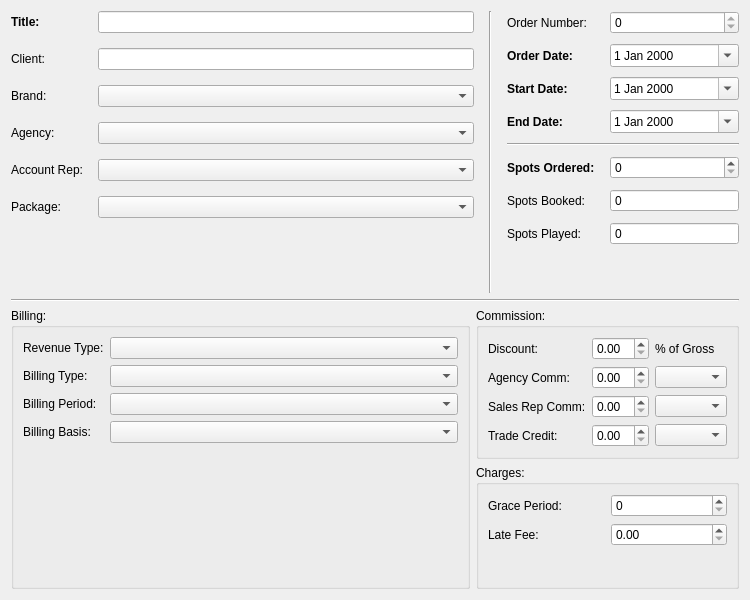
<?xml version="1.0" encoding="UTF-8"?>
<ui version="4.0">
 <class>OrderForm</class>
 <widget class="QWidget" name="OrderForm">
  <property name="geometry">
   <rect>
    <x>0</x>
    <y>0</y>
    <width>750</width>
    <height>600</height>
   </rect>
  </property>
  <property name="sizePolicy">
   <sizepolicy hsizetype="Expanding" vsizetype="Expanding">
    <horstretch>1</horstretch>
    <verstretch>1</verstretch>
   </sizepolicy>
  </property>
  <property name="minimumSize">
   <size>
    <width>750</width>
    <height>580</height>
   </size>
  </property>
  <property name="maximumSize">
   <size>
    <width>760</width>
    <height>600</height>
   </size>
  </property>
  <property name="windowTitle">
   <string>Form</string>
  </property>
  <layout class="QVBoxLayout" name="verticalLayout_5" stretch="1,0,1">
   <property name="sizeConstraint">
    <enum>QLayout::SetNoConstraint</enum>
   </property>
   <item>
    <layout class="QHBoxLayout" name="horizontalLayout" stretch="2,0,1">
     <property name="spacing">
      <number>15</number>
     </property>
     <property name="rightMargin">
      <number>0</number>
     </property>
     <item>
      <layout class="QGridLayout" name="gridLayout_3">
       <item row="0" column="1">
        <widget class="QLineEdit" name="edtTitle"/>
       </item>
       <item row="3" column="1">
        <widget class="QComboBox" name="cbAgency"/>
       </item>
       <item row="4" column="1">
        <widget class="QComboBox" name="cbAccountRep"/>
       </item>
       <item row="0" column="0">
        <widget class="QLabel" name="label">
         <property name="font">
          <font>
           <bold>true</bold>
          </font>
         </property>
         <property name="text">
          <string>Title:</string>
         </property>
        </widget>
       </item>
       <item row="1" column="0">
        <widget class="QLabel" name="label_3">
         <property name="text">
          <string>Client:</string>
         </property>
        </widget>
       </item>
       <item row="3" column="0">
        <widget class="QLabel" name="label_10">
         <property name="text">
          <string>Agency:</string>
         </property>
        </widget>
       </item>
       <item row="1" column="1">
        <widget class="QLineEdit" name="edtClient">
         <property name="readOnly">
          <bool>true</bool>
         </property>
        </widget>
       </item>
       <item row="2" column="0">
        <widget class="QLabel" name="label_9">
         <property name="text">
          <string>Brand:</string>
         </property>
        </widget>
       </item>
       <item row="2" column="1">
        <widget class="QComboBox" name="cbBrand"/>
       </item>
       <item row="5" column="0">
        <widget class="QLabel" name="label_7">
         <property name="text">
          <string>Package:</string>
         </property>
        </widget>
       </item>
       <item row="4" column="0">
        <widget class="QLabel" name="label_16">
         <property name="text">
          <string>Account Rep:</string>
         </property>
        </widget>
       </item>
       <item row="5" column="1">
        <widget class="QComboBox" name="cbPackage"/>
       </item>
       <item row="6" column="1">
        <spacer name="verticalSpacer_3">
         <property name="orientation">
          <enum>Qt::Vertical</enum>
         </property>
         <property name="sizeHint" stdset="0">
          <size>
           <width>20</width>
           <height>40</height>
          </size>
         </property>
        </spacer>
       </item>
      </layout>
     </item>
     <item>
      <layout class="QVBoxLayout" name="verticalLayout_6">
       <item>
        <widget class="Line" name="line_3">
         <property name="orientation">
          <enum>Qt::Vertical</enum>
         </property>
        </widget>
       </item>
      </layout>
     </item>
     <item>
      <layout class="QGridLayout" name="gridLayout_2" columnstretch="0,1" columnminimumwidth="0,0">
       <property name="verticalSpacing">
        <number>10</number>
       </property>
       <item row="1" column="1">
        <widget class="QDateEdit" name="dtOrderDate">
         <property name="calendarPopup">
          <bool>true</bool>
         </property>
        </widget>
       </item>
       <item row="5" column="1">
        <widget class="QSpinBox" name="sbSOrdered">
         <property name="maximum">
          <number>9999</number>
         </property>
        </widget>
       </item>
       <item row="3" column="0">
        <widget class="QLabel" name="label_6">
         <property name="font">
          <font>
           <bold>true</bold>
          </font>
         </property>
         <property name="text">
          <string>End Date:</string>
         </property>
        </widget>
       </item>
       <item row="1" column="0">
        <widget class="QLabel" name="label_4">
         <property name="font">
          <font>
           <bold>true</bold>
          </font>
         </property>
         <property name="text">
          <string>Order Date:</string>
         </property>
        </widget>
       </item>
       <item row="7" column="1">
        <widget class="QSpinBox" name="sbSPlayed">
         <property name="readOnly">
          <bool>true</bool>
         </property>
         <property name="buttonSymbols">
          <enum>QAbstractSpinBox::NoButtons</enum>
         </property>
         <property name="maximum">
          <number>9999</number>
         </property>
        </widget>
       </item>
       <item row="0" column="1">
        <widget class="QSpinBox" name="sbOrderNumber">
         <property name="readOnly">
          <bool>true</bool>
         </property>
         <property name="maximum">
          <number>99999999</number>
         </property>
        </widget>
       </item>
       <item row="6" column="1">
        <widget class="QSpinBox" name="sbSBooked">
         <property name="readOnly">
          <bool>true</bool>
         </property>
         <property name="buttonSymbols">
          <enum>QAbstractSpinBox::NoButtons</enum>
         </property>
         <property name="maximum">
          <number>9999</number>
         </property>
        </widget>
       </item>
       <item row="2" column="1">
        <widget class="QDateEdit" name="dtStartDate">
         <property name="calendarPopup">
          <bool>true</bool>
         </property>
        </widget>
       </item>
       <item row="7" column="0">
        <widget class="QLabel" name="label_13">
         <property name="text">
          <string>Spots Played:</string>
         </property>
        </widget>
       </item>
       <item row="5" column="0">
        <widget class="QLabel" name="label_11">
         <property name="font">
          <font>
           <bold>true</bold>
          </font>
         </property>
         <property name="text">
          <string>Spots Ordered:</string>
         </property>
        </widget>
       </item>
       <item row="2" column="0">
        <widget class="QLabel" name="label_5">
         <property name="font">
          <font>
           <bold>true</bold>
          </font>
         </property>
         <property name="text">
          <string>Start Date:</string>
         </property>
        </widget>
       </item>
       <item row="0" column="0">
        <widget class="QLabel" name="label_2">
         <property name="text">
          <string>Order Number:</string>
         </property>
        </widget>
       </item>
       <item row="3" column="1">
        <widget class="QDateEdit" name="dtEndDate">
         <property name="calendarPopup">
          <bool>true</bool>
         </property>
        </widget>
       </item>
       <item row="4" column="0" colspan="2">
        <widget class="Line" name="line">
         <property name="orientation">
          <enum>Qt::Horizontal</enum>
         </property>
        </widget>
       </item>
       <item row="6" column="0">
        <widget class="QLabel" name="label_12">
         <property name="text">
          <string>Spots Booked:</string>
         </property>
        </widget>
       </item>
       <item row="8" column="0">
        <spacer name="verticalSpacer_4">
         <property name="orientation">
          <enum>Qt::Vertical</enum>
         </property>
         <property name="sizeHint" stdset="0">
          <size>
           <width>20</width>
           <height>40</height>
          </size>
         </property>
        </spacer>
       </item>
      </layout>
     </item>
    </layout>
   </item>
   <item>
    <layout class="QHBoxLayout" name="horizontalLayout_3">
     <item>
      <widget class="Line" name="line_2">
       <property name="orientation">
        <enum>Qt::Horizontal</enum>
       </property>
      </widget>
     </item>
    </layout>
   </item>
   <item>
    <layout class="QHBoxLayout" name="horizontalLayout_2">
     <item>
      <widget class="QGroupBox" name="groupBox">
       <property name="title">
        <string>Billing:</string>
       </property>
       <layout class="QVBoxLayout" name="verticalLayout">
        <item>
         <layout class="QGridLayout" name="gridLayout_4" columnstretch="0,1">
          <item row="0" column="1">
           <widget class="QComboBox" name="cbRevenueType"/>
          </item>
          <item row="3" column="0">
           <widget class="QLabel" name="label_17">
            <property name="text">
             <string>Billing Basis:</string>
            </property>
           </widget>
          </item>
          <item row="2" column="1">
           <widget class="QComboBox" name="cbBillingPeriod"/>
          </item>
          <item row="3" column="1">
           <widget class="QComboBox" name="cbBillingBasis"/>
          </item>
          <item row="0" column="0">
           <widget class="QLabel" name="label_8">
            <property name="text">
             <string>Revenue Type:</string>
            </property>
           </widget>
          </item>
          <item row="1" column="0">
           <widget class="QLabel" name="label_14">
            <property name="text">
             <string>Billing Type:</string>
            </property>
           </widget>
          </item>
          <item row="1" column="1">
           <widget class="QComboBox" name="cbBillingType"/>
          </item>
          <item row="2" column="0">
           <widget class="QLabel" name="label_15">
            <property name="text">
             <string>Billing Period:</string>
            </property>
           </widget>
          </item>
         </layout>
        </item>
        <item>
         <spacer name="verticalSpacer">
          <property name="orientation">
           <enum>Qt::Vertical</enum>
          </property>
          <property name="sizeHint" stdset="0">
           <size>
            <width>20</width>
            <height>40</height>
           </size>
          </property>
         </spacer>
        </item>
       </layout>
      </widget>
     </item>
     <item>
      <layout class="QVBoxLayout" name="verticalLayout_4">
       <item>
        <widget class="QGroupBox" name="groupBox_2">
         <property name="title">
          <string>Commission:</string>
         </property>
         <layout class="QVBoxLayout" name="verticalLayout_2">
          <item>
           <layout class="QGridLayout" name="gridLayout_5">
            <item row="3" column="1">
             <widget class="QDoubleSpinBox" name="sbTradeCredit"/>
            </item>
            <item row="2" column="2">
             <widget class="QComboBox" name="cbSaleRepCommType"/>
            </item>
            <item row="1" column="2">
             <widget class="QComboBox" name="cbAgencyCommType"/>
            </item>
            <item row="3" column="0">
             <widget class="QLabel" name="label_20">
              <property name="text">
               <string>Trade Credit:</string>
              </property>
             </widget>
            </item>
            <item row="1" column="0">
             <widget class="QLabel" name="label_18">
              <property name="text">
               <string>Agency Comm:</string>
              </property>
             </widget>
            </item>
            <item row="1" column="1">
             <widget class="QDoubleSpinBox" name="sbAgencyComm"/>
            </item>
            <item row="2" column="0">
             <widget class="QLabel" name="label_19">
              <property name="text">
               <string>Sales Rep Comm:</string>
              </property>
             </widget>
            </item>
            <item row="3" column="2">
             <widget class="QComboBox" name="cbTradeCreditType"/>
            </item>
            <item row="2" column="1">
             <widget class="QDoubleSpinBox" name="sbSaleRepComm"/>
            </item>
            <item row="0" column="0">
             <widget class="QLabel" name="label_21">
              <property name="text">
               <string>Discount:</string>
              </property>
             </widget>
            </item>
            <item row="0" column="1">
             <widget class="QDoubleSpinBox" name="sbDiscount"/>
            </item>
            <item row="0" column="2">
             <widget class="QLabel" name="label_22">
              <property name="text">
               <string>% of Gross</string>
              </property>
             </widget>
            </item>
           </layout>
          </item>
         </layout>
        </widget>
       </item>
       <item>
        <widget class="QGroupBox" name="groupBox_3">
         <property name="title">
          <string>Charges:</string>
         </property>
         <layout class="QVBoxLayout" name="verticalLayout_3">
          <item>
           <layout class="QGridLayout" name="gridLayout_6" columnminimumwidth="0,1">
            <item row="0" column="0">
             <widget class="QLabel" name="label_23">
              <property name="text">
               <string>Grace Period:</string>
              </property>
             </widget>
            </item>
            <item row="1" column="0">
             <widget class="QLabel" name="label_24">
              <property name="text">
               <string>Late Fee:</string>
              </property>
             </widget>
            </item>
            <item row="0" column="1">
             <widget class="QSpinBox" name="sbGracePeriod"/>
            </item>
            <item row="1" column="1">
             <widget class="QDoubleSpinBox" name="sbLateFee"/>
            </item>
           </layout>
          </item>
          <item>
           <spacer name="verticalSpacer_2">
            <property name="orientation">
             <enum>Qt::Vertical</enum>
            </property>
            <property name="sizeHint" stdset="0">
             <size>
              <width>20</width>
              <height>40</height>
             </size>
            </property>
           </spacer>
          </item>
         </layout>
        </widget>
       </item>
      </layout>
     </item>
    </layout>
   </item>
  </layout>
 </widget>
 <resources/>
 <connections/>
</ui>
